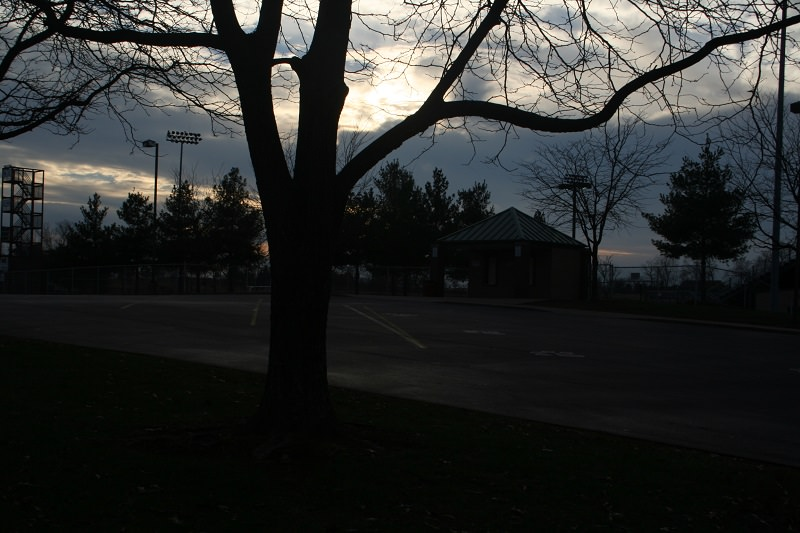
#> input picture soal/uts/lowlight.jpg, 800 x 533 px
$ python soal1.py
#> lines starting #> are read from the running program, lines starting #| are printed output that depends on the picture
#!/usr/bin/env python3
# -*- coding: utf-8 -*-
"""
Created on Tue Oct  3 02:27:50 2023

@author: fafa
"""

from skimage.io import imread
from skimage import exposure
from matplotlib import pylab
import numpy as np

im = imread('lowlight.jpg')
#> im is the input picture: shape (533, 800, 3); mean R, G, B 43.2, 44.7, 43.5
im_r = im[:, :, 0]
im_g = im[:, :, 1]
im_b = im[:, :, 2]

# histogram equalization
im_r_eq = exposure.equalize_hist(im_r)
im_g_eq = exposure.equalize_hist(im_g)
im_b_eq = exposure.equalize_hist(im_b)
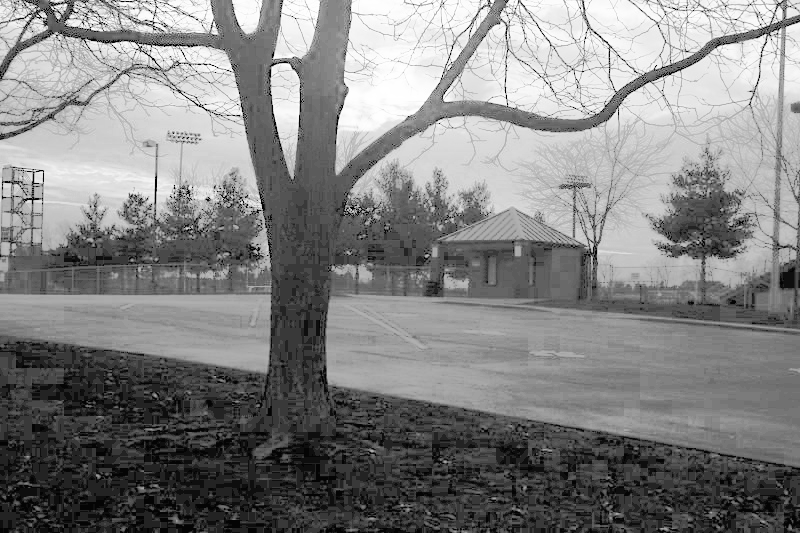
#> im_b_eq: shape (533, 800) float64; min 0.0169, max 1, mean 0.514
im_eq = np.ones(im.shape)
im_eq[:, :, 0] = im_r_eq
im_eq[:, :, 1] = im_g_eq
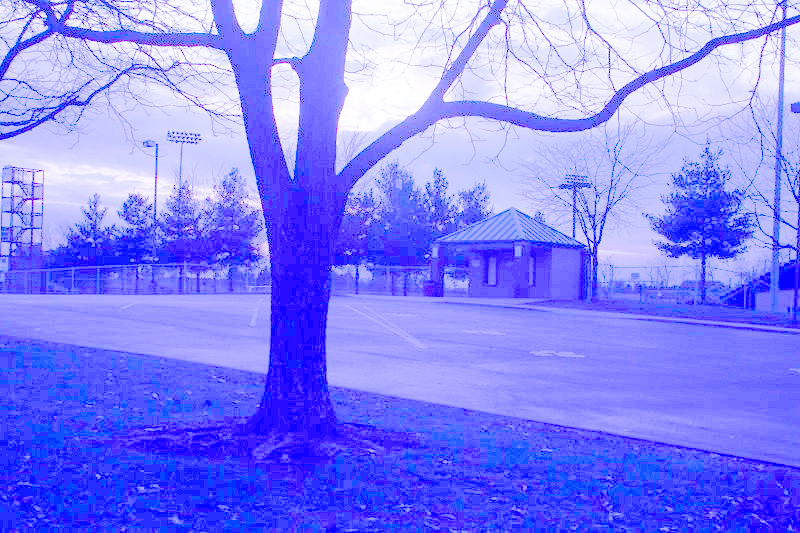
#> im_eq: shape (533, 800, 3) float64; mean of channels 0, 1, 2 0.515, 0.515, 1; drawn as R, G, B
im_eq[:, :, 2] = im_b_eq
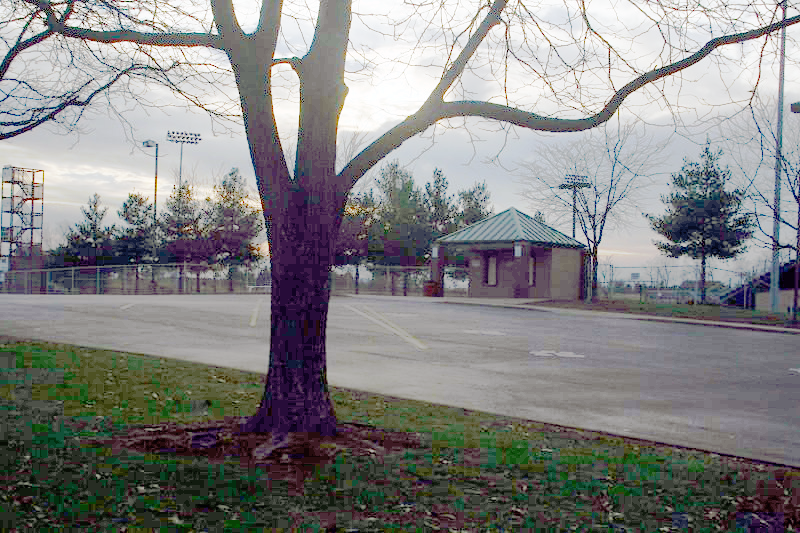
#> im_eq: shape (533, 800, 3) float64; mean of channels 0, 1, 2 0.515, 0.515, 0.514; drawn as R, G, B

# histogram adaptive equalization
im_r_ad = exposure.equalize_adapthist(im_r, clip_limit=0.03)
im_g_ad = exposure.equalize_adapthist(im_g, clip_limit=0.03)
im_b_ad = exposure.equalize_adapthist(im_b, clip_limit=0.03)
im_ad = np.ones(im.shape)
im_ad[:, :, 0] = im_r_ad
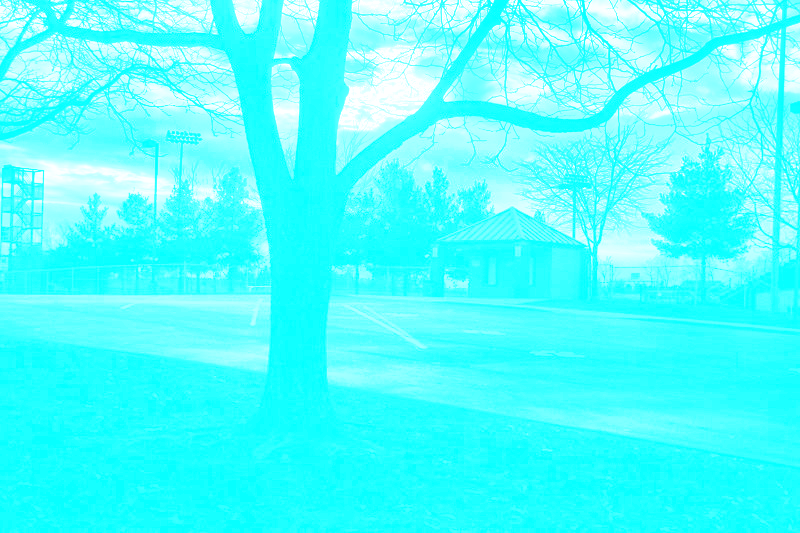
#> im_ad: shape (533, 800, 3) float64; mean of channels 0, 1, 2 0.313, 1, 1; drawn as R, G, B
im_ad[:, :, 1] = im_g_ad
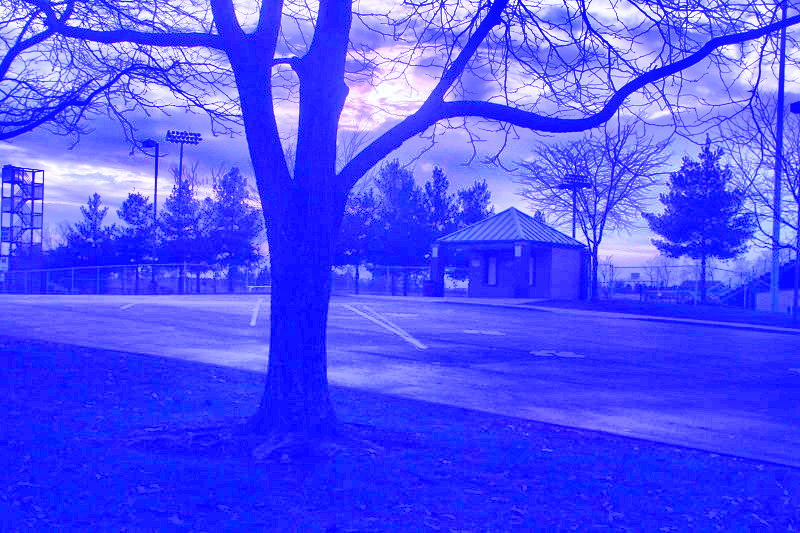
#> im_ad: shape (533, 800, 3) float64; mean of channels 0, 1, 2 0.313, 0.316, 1; drawn as R, G, B
im_ad[:, :, 2] = im_b_ad
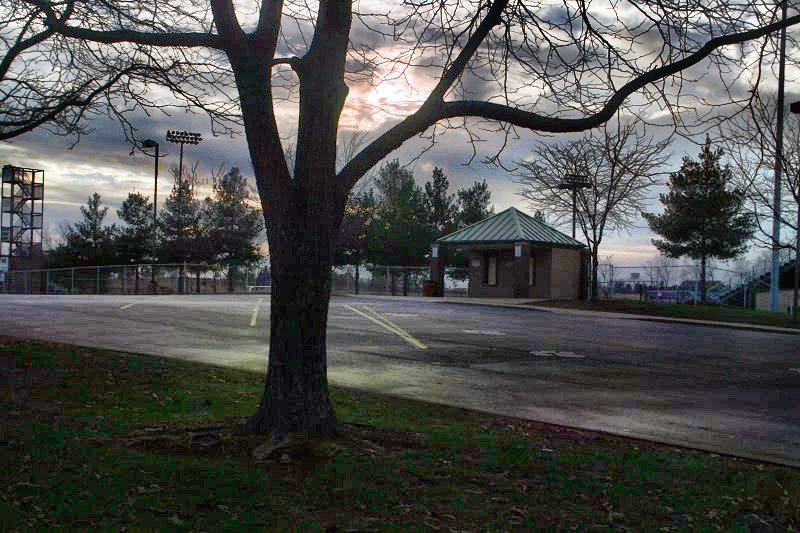
#> im_ad: shape (533, 800, 3) float64; mean of channels 0, 1, 2 0.313, 0.316, 0.309; drawn as R, G, B

# plotting
pylab.figure(figsize=[18,8])
pylab.subplot(231)
pylab.imshow(im)
pylab.title('Citra asli', size=10)
pylab.subplot(232)
pylab.imshow(im_eq)
pylab.title('Citra hasil histogram equalization', size=10)
pylab.subplot(233)
pylab.imshow(im_ad)
pylab.title('Citra hasil histogram adaptive equalization', size=10)
pylab.subplot(234)
pylab.hist(im.ravel(), color='g')
pylab.title('Histogram citra asli', size=10)
pylab.subplot(235)
pylab.hist(im_eq.ravel(), color='g')
pylab.title('Histogram citra hasil histogram equalization', size=10)
pylab.subplot(236)
pylab.hist(im_ad.ravel(), color='g')
pylab.title('Histogram citra hasil histogram adaptive equalization', size=10)
pylab.show()
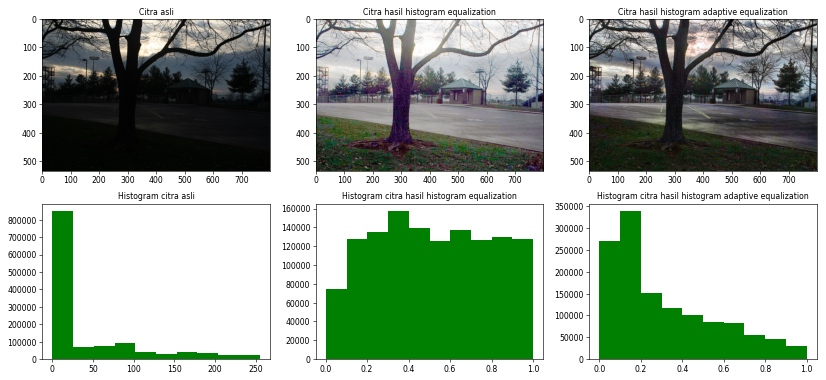
#> figure drawn by matplotlib, 6 panels; panel 4: tallest bar 850107 high, from x = 0 to 25.5; panel 5: tallest bar 157395 high, from x = 0.301 to 0.401; panel 6: tallest bar 338992 high, from x = 0.1 to 0.2
